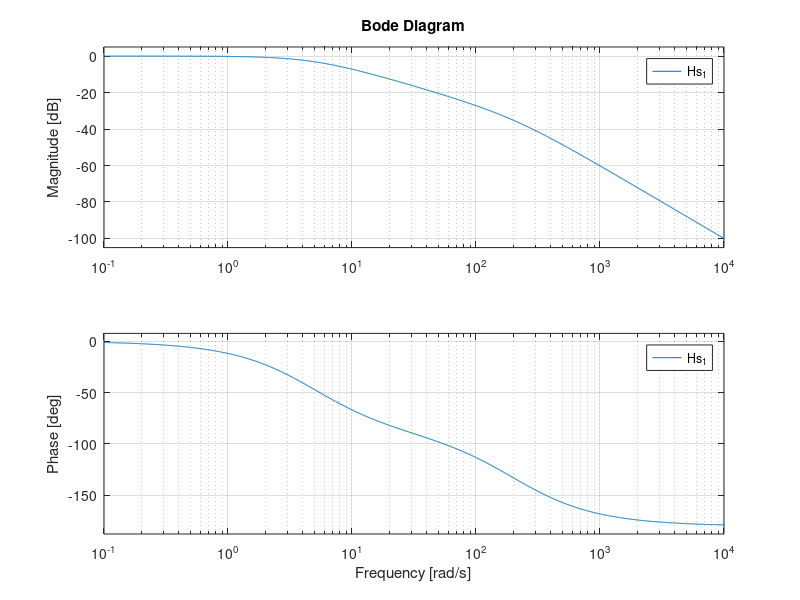
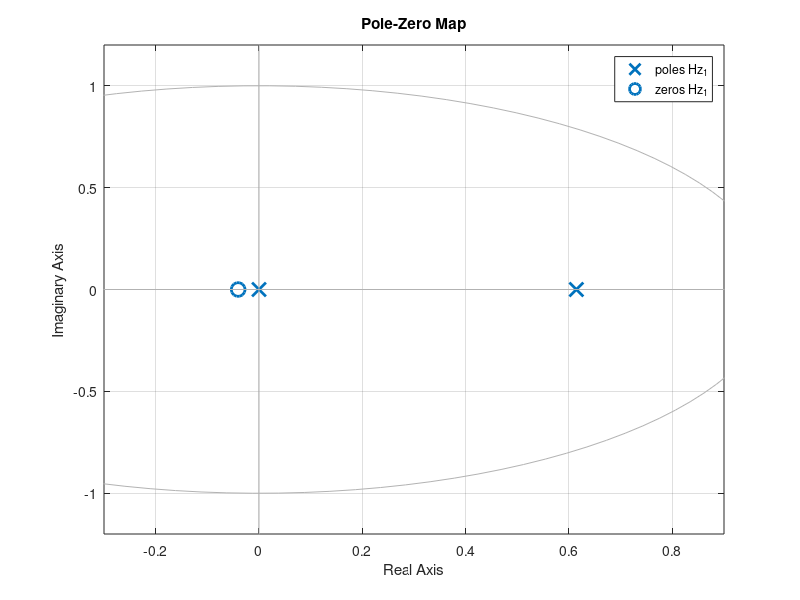
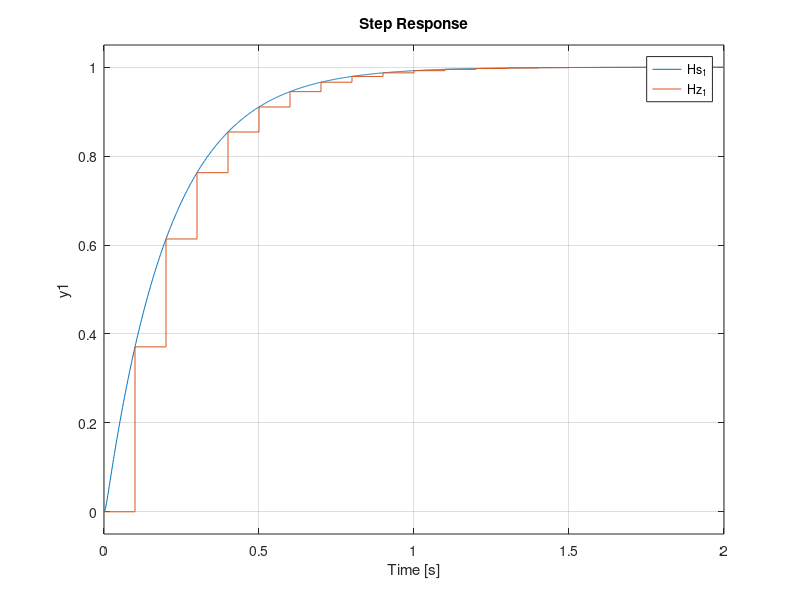
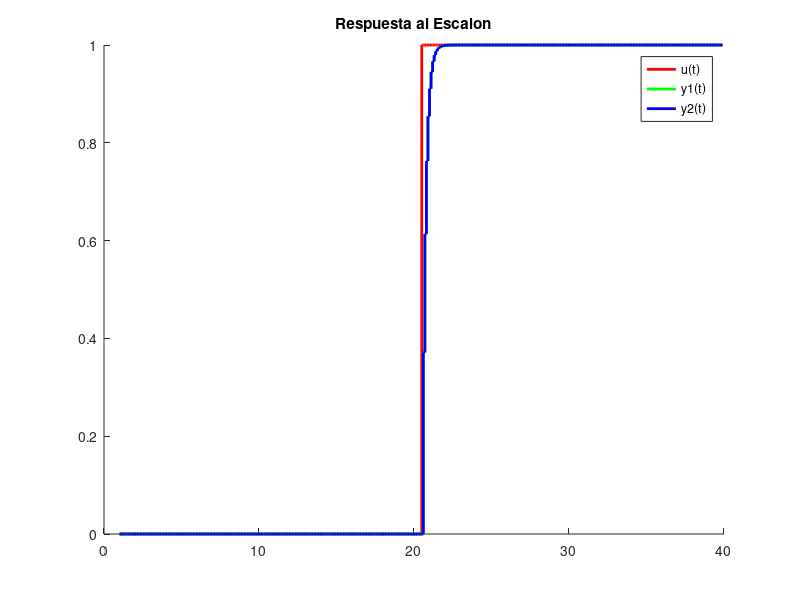

MATLAB code to generate these figures, in order:
%% Control Digital en Sistemas Embebidos - MSE - PRACTICA 1

%% pkginstall -forge package_name

pkg load signal
pkg load control

clc
clear all

R1 = 10e3
C1 = 10e-6
R2 = 1e3
C2 = 10e-6

%%
% 1) Crear una planta mediante los coeficientes del denominador y numerador 
%    en el dominio continuo.
%

%% 
% Opcion 1: Realizar el desarrollo matematico de la ecuación diferencial 
% del circuito y obtener la función transferencia en el dominio de Laplace
% Hs = 1 / ((R1*C1*R2*C2)*s^2 + (R1*C1+R1*C2+R2*C2)*s + 1)
s = tf('s');
Hs_1 = 1 / ((R1*C1*R2*C2)*s^2 + (R1*C1+R1*C2+R2*C2)*s + 1)
[num_1 den_1] = tfdata(Hs_1, 'v')

%% 
% Opcion 2: Realizar el desarrollo matematico de la ecuación diferencial 
% del circuito para obtener los coeficientes del numerador y denominador
num_2 = [1]
den_2 = [(R1*C1*R2*C2) (R1*C1+R1*C2+R2*C2) 1]
Hs_2 = tf(num_2, den_2)

%%
% 2) Crear una planta mediante las matrices de estado (A, B, C y D) que 
%    la definen.
%%

%% 
% Se pueden obtener los coeficientes de las ecuaciones de estado a partir 
% de los coeficientes del numerador y denominador, y la funcion 'tf2ss'.
[A, B, C, D] = tf2ss(num_1, den_1)

% Se pueden obtener los coeficientes del numerador y denominador de la 
% funcion transferencia a partir de los coeficientes de estado con 'ss2tf'.
[num_3, den_3] = ss2tf(A, B, C, D)

% También puede obtenerse la función transferencia a partir de los coeficientes
% de las ecuaciones de estado con: Hs = C (sI − A)^(−1) B + D
Hs_3 = C*(s*eye(length(A))-A)^(-1)*B + D

%%
% 3) Discretizar las anteriores plantas
%%

h = 0.1

%% 
% Opcion 1: Discretizar utilizando la funcion 'c2d'.

Hz_1 = c2d(Hs_1, h, 'zoh')

[numz_1, denz_1] = tfdata(Hz_1, 'v')

[Phi_1, Rho_1, Cz_1, Dz_1] = tf2ss(numz_1, denz_1)

%% 
% Opcion 2: Discretizar utilizando las funciones para obtener las ecuaciones 
% de estado discretas a partir de los coeficientes de las ecuaciones en 
% tiempo continuo.

Phi_2 = expm(A*h)
Rho_2 = (expm(A*h) - expm(A*0))/A*B
Cz_2 = C
Dz_2 = 0

[numz_2, denz_2] = ss2tf(Phi_2, Rho_2, Cz_2, Dz_2)

%%
% 4) Evaluar la distribución de polos y ceros de las plantas continuas y 
%    discretas, también su respuesta en frecuencia.
%%

figure;
bode(Hs_1)

zero(Hs_1)
pole(Hs_1)

[Zz, Pz, k] = tf2zp(numz_1, denz_1)

figure;
pzmap(Hz_1)


%%
% 5) Evaluar la respuesta al escalón de todas las plantas (continuas y 
%    discretas).
%%

figure;
step(Hs_1, Hz_1)

%%
% 6) Crear una función que aplique la ecuación de recurrencia de un filtro a 
%    una entrada cualquiera. (Ver función filter de Matlab).
%%

function [y] = funcion_recurrencia(b, a, u)
  n_inicial = length(a) - 1;
  y = zeros(length(u) + n_inicial, 1);
  u = [ zeros(n_inicial, 1); u ];
  
  for k = n_inicial + 1 : 1 : length(u)
    
    for m = 1 : 1 : length(b)
      y(k) = y(k) + b(m) * u(k-m+1);
    end
    
    for n = 2 : 1 : length(a)
      y(k) = y(k) - a(n) * y(k-n+1);
    end
  
    y(k) = y(k) / a(1);
  end
  
  y = y(n_inicial+1:end);
end

%%
% 7) Compare las respuestas al escalón discretas con el comando step frente a 
%    la creada con la ecuación de recurrencia
%%

T = 40;
t = 1:h:T-h;

u = [ zeros(length(t)/2, 1); ones(length(t)/2, 1) ];

y_1 = funcion_recurrencia(numz_1, denz_1, u);
y_2 = filter(numz_1, denz_1, u);

figure;
hold on;
stairs(t, u, 'r', 'LineWidth', 2);
stairs(t, y_1, 'g', 'LineWidth', 2);
stairs(t, y_2, 'b', 'LineWidth', 2);
title('Respuesta al Escalon');
legend('u(t)', 'y1(t)', 'y2(t)');